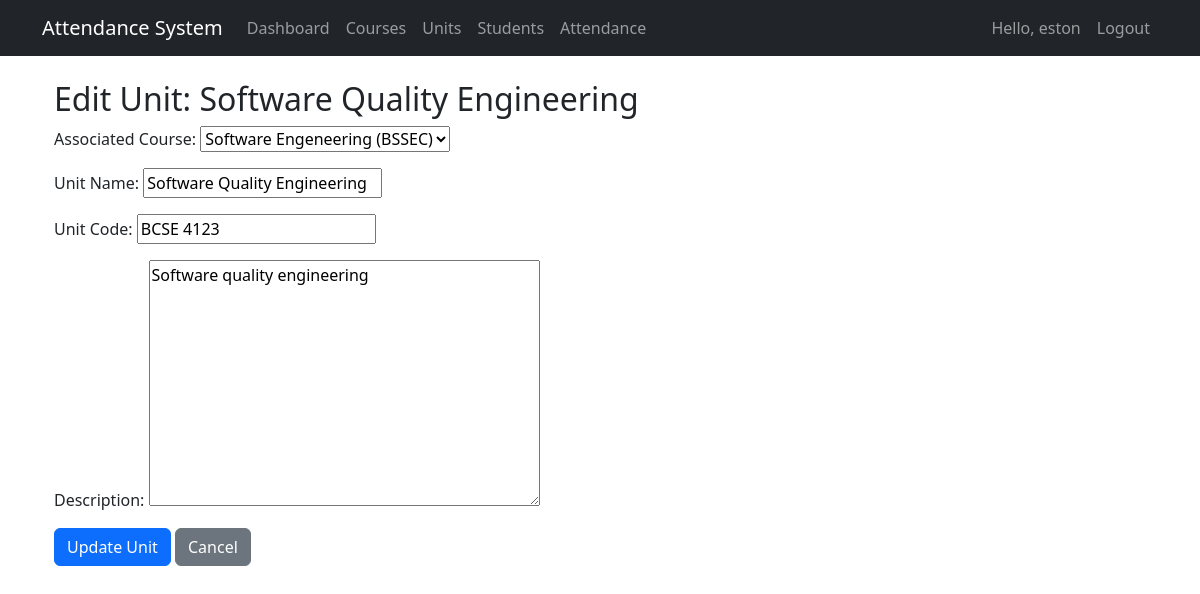
The app's page /attendance/units/edit/2/ (signed in) with its own data.
### attendance_app/models.py (models this page shows, shortened)
class Unit(models.Model):
    course = models.ForeignKey(Course, on_delete=models.CASCADE, related_name='units')
    name = models.CharField(max_length=100)
    code = models.CharField(max_length=20, unique=True)
    description = models.TextField(blank=True)

class Course(models.Model):
    name = models.CharField(max_length=100)
    code = models.CharField(max_length=20, unique=True)
    description = models.TextField(blank=True)
    created_at = models.DateTimeField(auto_now_add=True)
    def __str__(self):
        return f"{self.name} ({self.code})"

### attendance_app/views.py (the view)
# urls.py: path('units/edit/<int:unit_id>/', views.edit_unit, name='edit_unit'),
@login_required
@user_passes_test(is_admin)
def edit_unit(request, unit_id):
    unit = get_object_or_404(Unit, pk=unit_id)
    if request.method == 'POST':
        form = UnitForm(request.POST, instance=unit)
        if form.is_valid():
            form.save()
            messages.success(request, 'Unit updated successfully!')
            return redirect('unit_list')
        else:
            messages.error(request, 'Please correct the errors below.')
    else:
        form = UnitForm(instance=unit)
    return render(request, 'attendance_app/admin/edit_unit.html', {
        'form': form,
        'unit': unit
    })

### attendance_app/forms.py
class UnitForm(forms.ModelForm):
    class Meta:
        model = Unit
        fields = ['course', 'name', 'code', 'description']
        labels = {
            'course': 'Associated Course',
            'name': 'Unit Name',
            'code': 'Unit Code',
            'description': 'Description'
        }

### attendance_app/views.py (called while the page is built)
def is_admin(user):
    return user.is_superuser

### templates/attendance_app/admin/edit_unit.html (shortened to what this page needs)
{% extends "attendance_app/base.html" %}
{% block content %}
<div class="container mt-4">
    <h2>Edit Unit: {{ unit.name }}</h2>
    <form method="post">
        {{ form.as_p }}
        <button type="submit" class="btn btn-primary">Update Unit</button>
        <a href="{% url 'unit_list' %}" class="btn btn-secondary">Cancel</a>
    </form>
</div>
{% endblock %}

### templates/attendance_app/base.html (shortened to what this page needs)
<!DOCTYPE html>
<html lang="en">
<head>
    <link href="https://cdn.jsdelivr.net/npm/bootstrap@5.3.0/dist/css/bootstrap.min.css" rel="stylesheet">
    <link rel="stylesheet" href="https://cdn.jsdelivr.net/npm/bootstrap-icons@1.10.0/font/bootstrap-icons.css">
<link rel="stylesheet" href="https://cdn.jsdelivr.net/npm/bootstrap-icons@1.10.0/font/bootstrap-icons.css">
</head>
<body>
    <nav class="navbar navbar-expand-lg navbar-dark bg-dark">
        <div class="container">
            <a class="navbar-brand" href="{% url 'home' %}">Attendance System</a>
            <div class="collapse navbar-collapse" id="navbarNav">
                <ul class="navbar-nav me-auto">
                    {% if user.is_authenticated %}
                        {% if user.is_superuser %}
                            <li class="nav-item">
                                <a class="nav-link" href="{% url 'admin_dashboard' %}">Dashboard</a>
                            </li>
                            <li class="nav-item">
                                <a class="nav-link" href="{% url 'course_list' %}">Courses</a>
                            </li>
                            <li class="nav-item">
                                <a class="nav-link" href="{% url 'unit_list' %}">Units</a>
                            </li>
                            <li class="nav-item">
                                <a class="nav-link" href="{% url 'student_list' %}">Students</a>
                            </li>
                            <li class="nav-item">
                                <a class="nav-link" href="{% url 'attendance_records' %}">Attendance</a>
                            </li>
                        {% endif %}
                    {% endif %}
                </ul>
                <ul class="navbar-nav">
                    {% if user.is_authenticated %}
                        <li class="nav-item">
                            <span class="nav-link">Hello, {{ user.username }}</span>
                        </li>
                        <li class="nav-item">
                            <a class="nav-link" href="{% url 'logout' %}">Logout</a>
                        </li>
                    {% else %}
                        <li class="nav-item">
                            <a class="nav-link" href="{% url 'login' %}">Login</a>
                        </li>
                    {% endif %}
                </ul>
            </div>
        </div>
    </nav>
    <div class="container mt-4">
        {% block content %}{% endblock %}
    </div>
</body>
</html>

### records on screen
Unit: name "Software Quality Engineering", course "Software Engeneering (BSSEC)", description "Software quality engineering"
Course: name "Software Quality Engineering", code "BCSE 4123"

### other values on screen
{{ user.username }} "eston"
